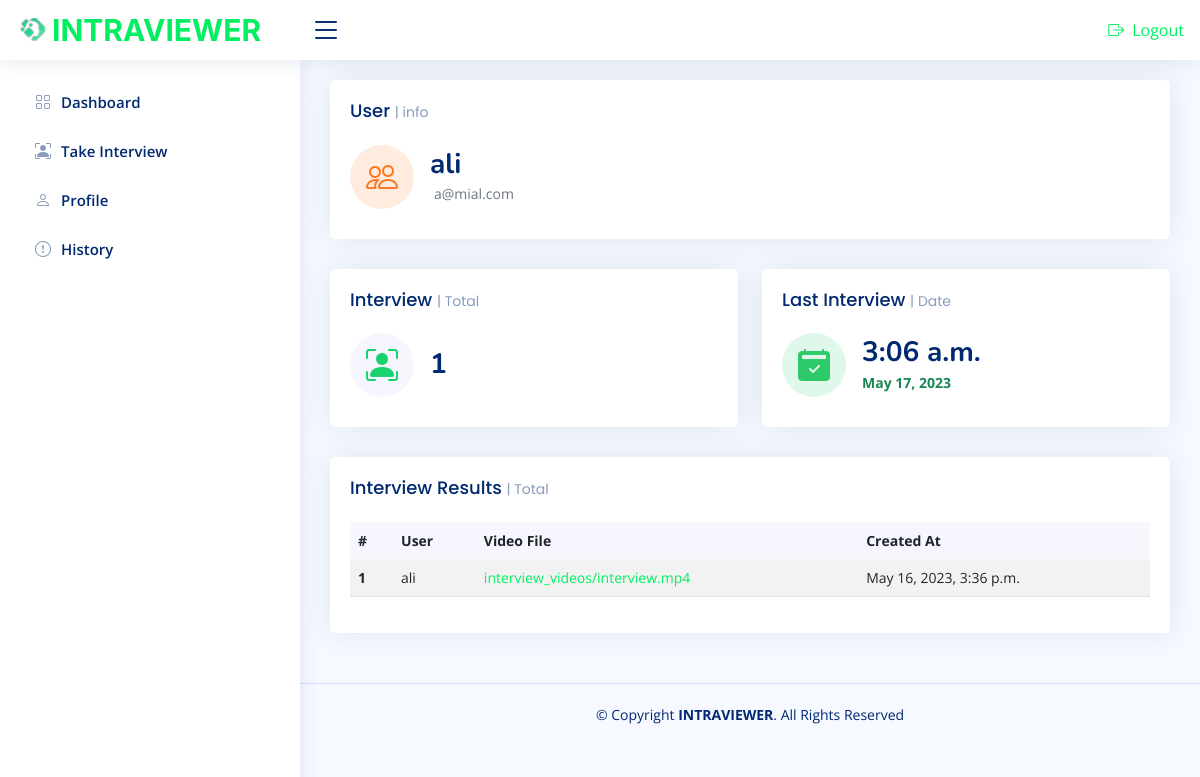
Before: /userindex/ (signed in) with the older database file.
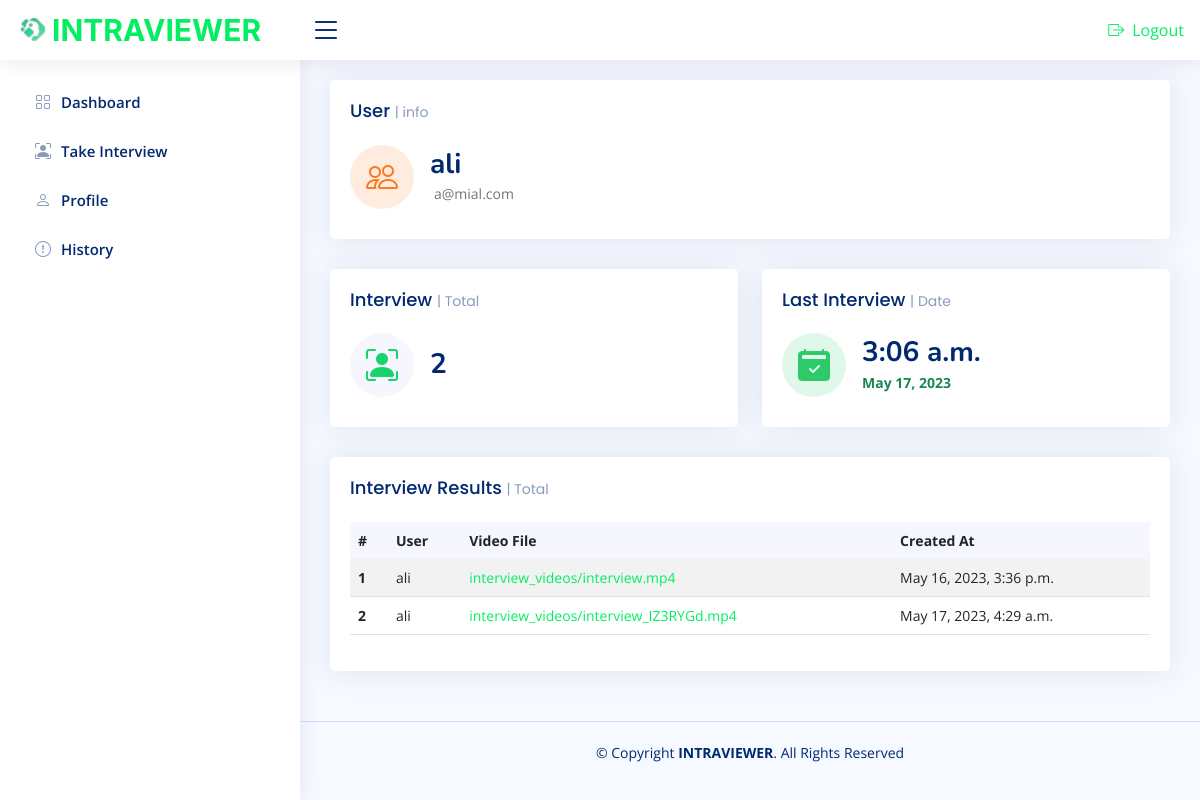
After: the same page with the newer database file.
### interview/models.py (models this page shows, shortened)
class Interview(models.Model):
    user = models.ForeignKey(User, on_delete=models.CASCADE)
    video_file = models.FileField(upload_to='interview_videos')
    created_at = models.DateTimeField(auto_now_add=True)

### core/views.py (the view)
# urls.py: path('userindex/', UserIndexView.as_view(), name='userindex'),
class UserIndexView(View):
    def dispatch(self, request, *args, **kwargs):
        if not request.user.is_authenticated:
            return redirect('login') # replace 'login' with the name of your login page url
        return super().dispatch(request, *args, **kwargs)
    def get(self, request):
        user = User.objects.get(username=request.user.username)
        analysis = Analysis.objects.filter(user=request.user).last()
        total_interview = Interview.objects.filter(user=request.user).count()
        interviews = Interview.objects.filter(user=request.user)
        context = {'user': user, 'analysis': analysis, 'total_interview': total_interview, 'interviews': interviews }
        return render(request, 'core/userindex.html', context)

### core/templates/core/userindex.html (shortened to what this page needs)
{% extends 'core/userbase.html' %}
{% load static %}
{% block Dashboard %}
    <section class="section dashboard">
      <div class="row">
        <div class="col-lg-12">
          <div class="row">
                    <div class="col-xxl-4 col-xl-12">
                      <div class="card info-card customers-card">
                        <div class="card-body">
                          <h5 class="card-title">User <span>| info</span></h5>
                          <div class="d-flex align-items-center">
                            <div class="card-icon rounded-circle d-flex align-items-center justify-content-center">
                              <i class="bi bi-people"></i>
                            </div>
                            <div class="ps-3">
                              <h6>{{ request.user.username }}</h6>
                               <span class="text-muted small pt-2 ps-1">{{request.user.email}}</span>
                               <span class="text-muted small pt-2 ps-1">{{request.user.linkedin_url}}</span>
                            </div>
                          </div>
                        </div>
                      </div>
                    </div>
                <div class="col-xxl-4 col-md-6">
                  <div class="card info-card sales-card">
                    <div class="card-body">
                      <h5 class="card-title">Interview <span>| Total</span></h5>
                      <div class="d-flex align-items-center">
                        <div class="card-icon rounded-circle d-flex align-items-center justify-content-center">
                          <i class="bi bi-person-bounding-box"></i>
                        </div>
                        <div class="ps-3">
                          <h6>{{ total_interview }}</h6>
                        </div>
                      </div>
                    </div>
                  </div>
                </div>
              <div class="col-xxl-4 col-md-6">
                <div class="card info-card revenue-card">
                  <div class="card-body">
                    <h5 class="card-title"> Last Interview <span>| Date </span></h5>
                    <div class="d-flex align-items-center">
                      <div class="card-icon rounded-circle d-flex align-items-center justify-content-center">
                        <i class="bi bi-calendar2-check-fill calendar2-check-fill"></i>
                      </div>
                      <div class="ps-3">
                        <h6>{{ analysis.created_at.time }}</h6>
                        <span class="text-success small pt-1 fw-bold">{{ analysis.created_at.date }}</span>
                      </div>
                    </div>
                  </div>
                </div>
              </div>
            <div class="col-12">
              <div class="card recent-sales overflow-auto">
                <div class="card-body">
                  <h5 class="card-title">Interview Results <span>| Total</span></h5>
                  <table class="table table-striped">
                    <thead>
                      <tr>
                        <th scope="col">#</th>
                        <th scope="col">User</th>
                        <th scope="col">Video File</th>
                        <th scope="col">Created At</th>
                      </tr>
                    </thead>
                    <tbody>
                      {% for interview in interviews %}
                      <tr>
                        <th scope="row">{{ forloop.counter }}</th>
                        <td>{{ interview.user }}</td>
                        <td><a href="{{ interview.video_file.url }}">{{ interview.video_file.name }}</a></td>
                        <td>{{ interview.created_at }}</td>
                      {% endfor %}
                    </tbody>
                  </table>
                </div>
              </div>
            </div>
          </div>
        </div>
      </div>
    </section>
{% endblock Dashboard %}

Changed rows visible on the page:
added Interview: user "ali", video_file.name "interview_videos/interview_IZ3RYGd.mp4", created_at "May 17, 2023, 4:29 a.m."
Other visible differences:
{{ total_interview }}: "1" → "2"
